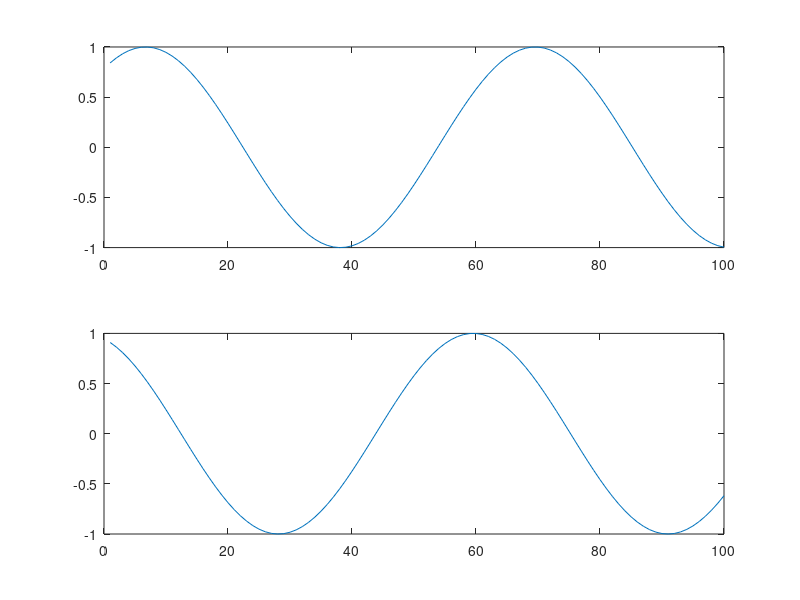

Recreate this plot in MATLAB.
% Compare signals shifted in time.
n = [1:0.1:2000];
y = sin(n);
y1 = y(1:100);
y2 = y(11:110);
subplot(2,1,1);
plot(y1);
subplot(2,1,2);
plot(y2);
corr(y1,y2)